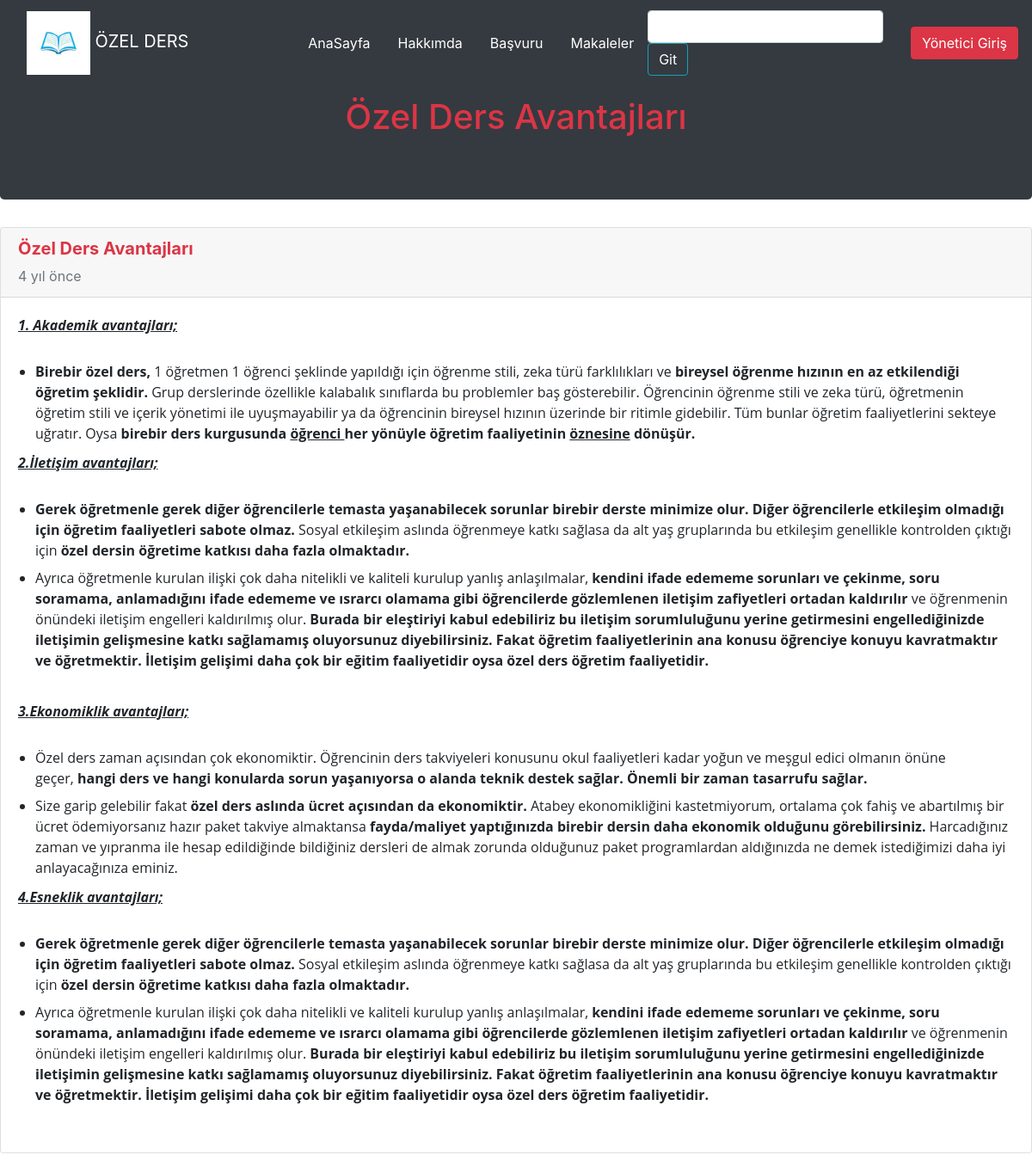
Screenshot of /makale/ozeldersfayda with the database file from the repository.
### tables this page shows
CREATE TABLE IF NOT EXISTS `posts` (
  `post_id` int(11) NOT NULL AUTO_INCREMENT,
  `post_title` varchar(255) NOT NULL,
  `post_url` varchar(255) NOT NULL,
  `post_content` text NOT NULL,
  `post_short_content` text NOT NULL,
  `post_status` int(11) NOT NULL,
  `post_seo` varchar(1000) NOT NULL,
  `post_date` timestamp NOT NULL DEFAULT current_timestamp(),
  PRIMARY KEY (`post_id`)
);

### www/app/controller/makale-detay.php (called while the page is built, shortened)
<?php
$row = Makale::findPost($post_url);
require view('makale-detay');

### www/index.php (called while the page is built, shortened)
<?php
$routeExplode = explode('?', $_SERVER['REQUEST_URI']);
$routeArrayMerge = array_filter(explode('/', $routeExplode[0]));
$route =array_merge($routeArrayMerge);
require  controller(route(0));

### www/app/helper/template.php (called while the page is built, shortened)
<?php
function site_url($url = false)
{
    return URL . '/' . $url;
}
function public_url($url = false)
{
    return URL . '/public/' . $url;
}

### www/app/helper/app.php (called while the page is built, shortened)
<?php
function route($index){
    global $route;
    return isset($route[$index]) ? $route[$index]: false;
}

### www/app/classes/basicdb.php (called while the page is built, shortened)
<?php
class BasicDB extends \PDO
{
    private $sql;
    private $where;
    public function from($tableName)
    {
        $this->sql = 'SELECT * FROM `' . $tableName . '`';
        return $this;
    }
    public function where($column, $value = '', $mark = '=', $logical = '&&')
    {
        $this->where[] = [
            $column,
            $value,
            $mark,
            $logical
        ];
        return $this;
    }
    public function first()
    {
        $query = $this->generateQuery();
        return $query->fetch(parent::FETCH_ASSOC);
    }
    public function generateQuery()
    {
        $query = $this->query($this->sql);
        return $query;
    }
    private function get_where()
    {
        if (is_array($this->where) && count($this->where) > 0) {
            $this->sql .= ' WHERE ';
            $where = [];
            foreach ($this->where as $key => $arg) {
                if ($arg[2] == 'LIKE' || $arg[2] == 'NOT LIKE') {
                    $where[] = $arg[3] . ' ' . $arg[0] . ' ' . $arg[2] . ' "%' . $arg[1] . '%" ';
                } elseif ($arg[2] == 'BETWEEN' || $arg[2] == 'NOT BETWEEN') {
                    $where[] = $arg[3] . ' ' . ($arg[0] . ' ' . $arg[2] . ' ' . $arg[1][0] . ' AND ' . $arg[1][1]);
                } elseif ($arg[2] == 'FIND_IN_SET') {
                    $where[] = $arg[3] . ' FIND_IN_SET("' . (is_array($arg[1]) ? implode(',', $arg[1]) : $arg[1]) . '", ' . $arg[0] . ')';
                } elseif ($arg[2] == 'IN' || $arg[2] == 'NOT IN') {
                    $where[] = $arg[3] . ' ' . $arg[0] . ' ' . $arg[2] . '(' . (is_array($arg[1]) ? implode(',', $arg[1]) : $arg[1]) . ')';
                } else {
                    $where[] = $arg[3] . ' ' . $arg[0] . ' ' . $arg[2] . ' "' . $arg[1] . '"';
                }
            }
            $this->sql .= ltrim(implode(' ', $where), '&&');
            $this->where = null;
        }
    }
}

### www/app/classes/makale.php (called while the page is built)
<?php
class Makale {
    public static function findPost($post_url)
    {
        global $db;
        return $db->from('posts')
            ->where('post_url', $post_url)
            ->where('post_status', 1)
            ->first();
    }
}

### www/app/helper/time.php (called while the page is built)
<?php
function timeConvert ( $zaman ){
    $zaman =  strtotime($zaman);
    $zaman_farki = time() - $zaman;
    $saniye = $zaman_farki;
    $dakika = round($zaman_farki/60);
    $saat = round($zaman_farki/3600);
    $gun = round($zaman_farki/86400);
    $hafta = round($zaman_farki/604800);
    $ay = round($zaman_farki/2419200);
    $yil = round($zaman_farki/29030400);
    if( $saniye < 60 ){
        if ($saniye == 0){
            return "az önce";
        } else {
            return $saniye .' saniye önce';
        }
    } else if ( $dakika < 60 ){
        return $dakika .' dakika önce';
    } else if ( $saat < 24 ){
        return $saat.' saat önce';
    } else if ( $gun < 7 ){
        return $gun .' gün önce';
    } else if ( $hafta < 4 ){
        return $hafta.' hafta önce';
    } else if ( $ay < 12 ){
        return $ay .' ay önce';
    } else {
        return $yil.' yıl önce';
    }
}

### www/app/view/OzeldersTema/makale-detay.php (the view, shortened to what this page needs)
<!doctype html>
<html lang="en">
<head>
    <link rel="stylesheet" href="<?=public_url('OzeldersTema/css/fontawesome.css')?>
    <link rel="stylesheet" href="<?=public_url('OzeldersTema/css/style.css')?>">
    <link rel="stylesheet" href="https://maxcdn.bootstrapcdn.com/bootstrap/4.0.0/css/bootstrap.min.css"
>
</head>
<body>
<nav class="navbar navbar-expand-md fixed-top navbar-dark bg-dark">
    <div class="container" >
        <div class="navbar-brand">
            <img src="<?=public_url('/OzeldersTema/img/logo.jpg')?>" class="w-25" alt="">
            ÖZEL DERS
        </div>
        <div class="collapse navbar-collapse" id="menu">
            <ul class="navbar-nav mr-auto " >
                <li class="nav-item">
                    <a href="<?=site_url()?>" nav class="navbar  navbar-dark  text-white"  class="nav-link">AnaSayfa</a>
                </li>
                <li class="nav-item">
                    <a href="<?=site_url('hakk')?>" nav class="navbar  navbar-dark  text-white"  class="nav-link">Hakkımda</a>
                </li>
                <li class="nav-item">
                    <a href="<?=site_url('basvuru')?>" nav class="navbar  navbar-dark text-white"  class="nav-link">Başvuru</a>
                </li>
                <li class="nav-item">
                    <a href="<?=site_url('makale')?>" nav class="navbar  navbar-dark text-white"  class="nav-link">Makaleler</a>
                </li>
            </ul>
            <form action="" class="form-inline">
                <input type="text" class="form-control mr-3">
                <button class="btn btn-outline-info" style="color:white">Git</button>
            </form>
        </div>
    </div>
    <a href="<?=site_url('admin')?>" class="btn btn-danger " style="color:white">Yönetici Giriş</a>
</nav>
<section class="jumbotron text-center bg-dark mt-5">
    <div class="container text-danger" >
        <h1><?=$row['post_title']?></h1>
    </div>
</section>
<div class="row">
    <div class="col-md-12">
        <div class="card mb-3">
            <div class="card-header text-danger ">
                <h5><strong><?=$row['post_title']?></strong></h5>
                <div class="date text-secondary">
                    <?=timeConvert($row['post_date'])?>
                </div>
            </div>
            <div class="card-body">
               <?=htmlspecialchars_decode($row['post_content'])?>
            </div>
        </div>
 </div>
</div>
</body>
</html>

### rows the page displays
posts: post_title "Özel Ders Avantajları", post_date "4 yıl önce", post_content "1. Akademik avantajları; Birebir özel ders, 1 öğretmen 1 öğrenci şeklinde yapıldığı için öğrenme stili, zeka türü farklılıkları ve bireysel öğrenme hızının en az etkilendiği öğretim şeklidir. Grup derslerinde özellikle kalabalık sınıflarda bu problemler baş gösterebilir. Öğrencinin öğrenme stili ve zeka türü, öğretmenin öğretim stili ve içerik yönetimi ile uyuşmayabilir ya da öğrencinin bireysel hızının üzerinde bir ritimle gidebilir. Tüm bunlar öğretim faaliyetlerini sekteye uğratır. Oysa birebir ders kurgusunda öğrenci her yönüyle öğretim faaliyetinin öznesine dönüşür. 2.İletişim avantajları; Gerek öğretmenle gerek diğer öğrencilerle temasta yaşanabilecek sorunlar birebir derste minimize…"
